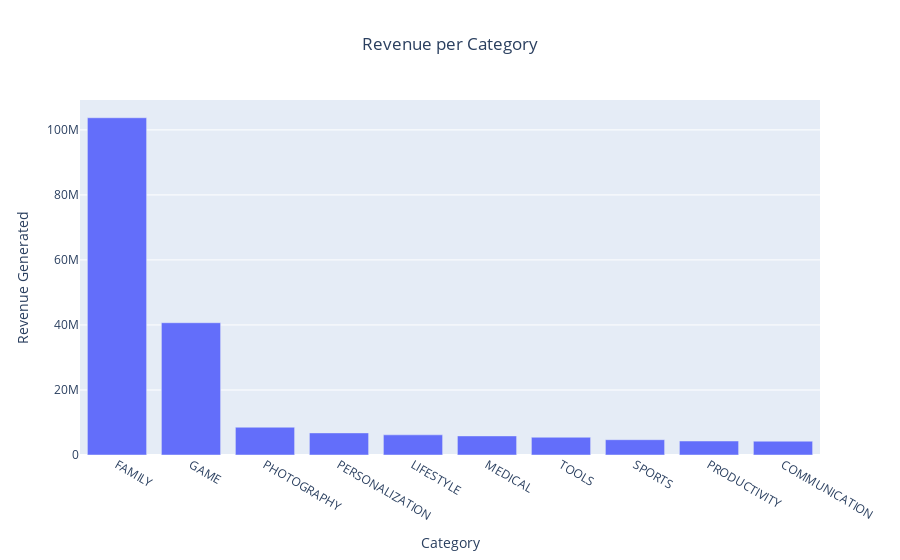

This figure's notebook cell:
### Code cell
bar = px.bar(x = category_revenue_10.index, y = category_revenue_10.values, title = "Revenue per Category", labels={'x': 'Category', 'y': 'Revenue Generated'})
bar.update_layout(title_x=0.5)
bar.show()

### Figure 1 — Plotly figure (JSON) as saved in the notebook; plotly's stock layout.template omitted (floating-point values rounded to 4 significant figures)
{"data": [{"alignmentgroup": "True", "hovertemplate": "Category=%{x}<br>Revenue Generated=%{y}<extra></extra>", "legendgroup": "", "marker": {"color": "#636efa", "pattern": {"shape": ""}}, "name": "", "offsetgroup": "", "orientation": "v", "showlegend": false, "textposition": "auto", "type": "bar", "x": ["FAMILY", "GAME", "PHOTOGRAPHY", "PERSONALIZATION", "LIFESTYLE", "MEDICAL", "TOOLS", "SPORTS", "PRODUCTIVITY", "COMMUNICATION"], "xaxis": "x", "y": [103700000.0, 40690000.0, 8546000.0, 6796000.0, 6205000.0, 5872355, 5463000.0, 4706154, 4304000.0, 4247100], "yaxis": "y"}], "layout": {"barmode": "relative", "legend": {"tracegroupgap": 0}, "title": {"text": "Revenue per Category", "x": 0.5}, "xaxis": {"anchor": "y", "domain": [0, 1], "title": {"text": "Category"}}, "yaxis": {"anchor": "x", "domain": [0, 1], "title": {"text": "Revenue Generated"}}}}
